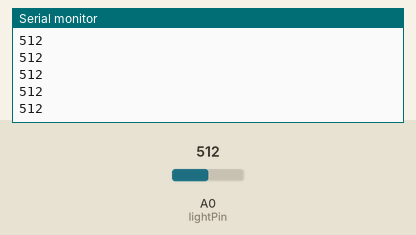
Simulated run of this sketch. Board: Arduino Uno, built with avr-gcc and run on an emulated ATmega328P. On the bench: the last lines printed to the serial monitor. The inputs (shaded band) are chosen by the test bench; at power-on: A0 (lightPin) = 512.

Above: at 1.2 s.
1.3 s: A0 (lightPin) set to 716
At 1.31 s:
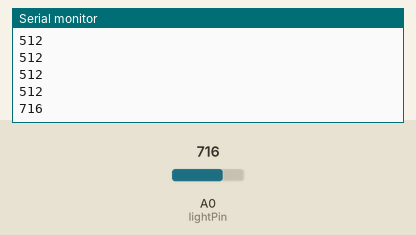
2.8 s: A0 (lightPin) set to 900
At 2.81 s:
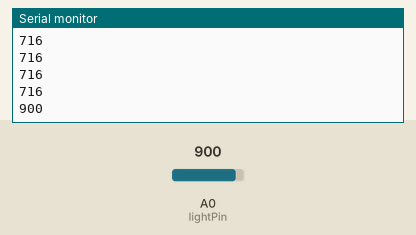
Timing chart, 0 to 5.8 s (numbered marks = the images above; inputs shaded):
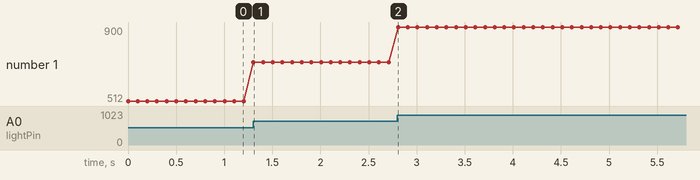

The sketch:

activity-8b-phototransitor-sensor.ino
```cpp
// DM2008 — Activity 8b
// Type 1: Phototransistor Sensor (10 min)

// SIG connected to analog pin A0
const int lightPin = A0;

void setup() {
  // start communication with your computer at 9600 baud
  Serial.begin(9600);
}

void loop() {
  int luxVal = analogRead(lightPin); // read light level (0 = dark, 1023 = bright)
  Serial.println(luxVal);            // print the value to the Serial Monitor
  delay(100);                        // slow down the output so it's easier to read
}
```

Measured:
- after the input at 1.3 s, the serial monitor: prints a new line at once (image 1)
- after the input at 2.8 s, the serial monitor: prints a new line at once (image 2)
- plotted number 1: 512 → 716 after the input at 1.3 s, 716 → 900 after the input at 2.8 s
